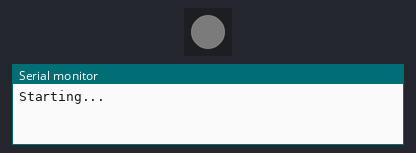
Bench run of a sketch on a simulated Arduino Uno, built with avr-gcc and run on an emulated ATmega328P. Shown: 1 RGB LEDs in strip order, left to right, the last lines printed to the serial monitor. Dim RGB values are drawn brighter than linear.

Above: at 0.1 s.
At 1.1 s:
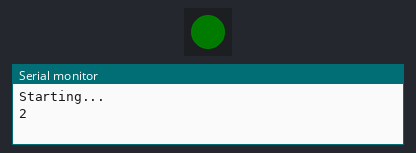
Timing chart, 0 to 2.6 s (numbered marks = the images above):
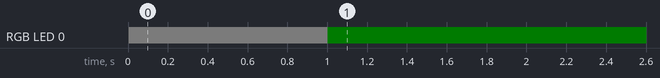

Measured:
- by itself, RGB LED 0: off → RGB(3, 3, 3) at 0.00 s, → RGB(0, 3, 0) 1.0 s later

The sketch:

neopixel.ino
```cpp
#include <FastLED.h>


#define NUM_LEDS 1
#define DATA_PIN 8 // == D8
//#define DATA_PIN 5 // == D5
#define BRIGHTNESS 5

CRGB leds[NUM_LEDS];

void setup() {
  Serial.begin(115200);
  Serial.println("\nStarting...\n");


  FastLED.addLeds<NEOPIXEL, DATA_PIN>(leds, NUM_LEDS);
  // set master brightness control
  FastLED.setBrightness(BRIGHTNESS);

  leds[0] = 0x999999;
  FastLED.show();
}

int pmsGetAqi() {
  return 2;
}

unsigned long ledAqiValue(int aqival) {
  if (aqival <= 50) {
    return CRGB::Green;
  }
  if (aqival <= 100) {
    return CRGB::Yellow;
  }
  if (aqival <= 150) {
    return CRGB::Orange;
  }
  if (aqival <= 200) {
    return CRGB::Red;
  }
  if (aqival <= 300) {
    return CRGB::Purple;
  }
  if (aqival > 300) {
    return CRGB::DarkViolet;
  }
  return CRGB::Blue;
}

void ledAqi() {
  int aqival = pmsGetAqi();
  Serial.println(aqival);
  leds[0] = ledAqiValue(aqival);
  FastLED.show();
}

void loop() {
  delay(1000);
  ledAqi();

  //Serial.println(".");
  //  // Turn the LED on, then pause
  //  leds[0] = CRGB::Red;
  //  Serial.println("blink");
  //  FastLED.show();
  //  delay(500);
  //  // Now turn the LED off, then pause
  //  leds[0] = CRGB::Black;
  //  FastLED.show();
  //  delay(500);
}
```
